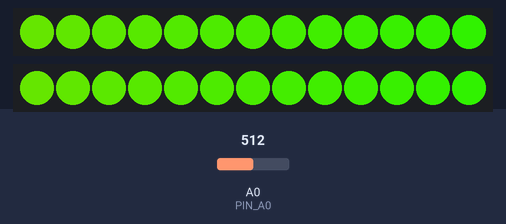
This sketch was run on a simulated Arduino Uno, built with avr-gcc and run on an emulated ATmega328P. On the bench: 2 × 13 RGB LEDs in strip order, left to right. Inputs (shaded band) come from the test bench; at power-on: A0 (PIN_A0) = 512. Dim RGB values are drawn brighter than linear.

Above: at 2.3 s.
2.6 s: A0 (PIN_A0) set to 75
6.4 s: A0 (PIN_A0) set to 67
At 7.4 s:
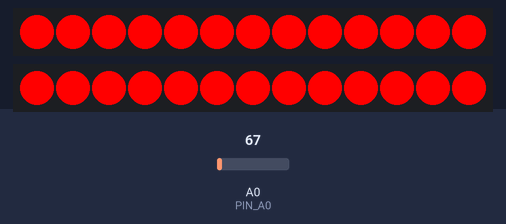
8.8 s: A0 (PIN_A0) set to 95
At 9.26 s:
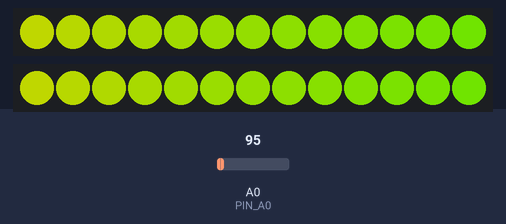
11.8 s: A0 (PIN_A0) set to 60
At 13.1 s:
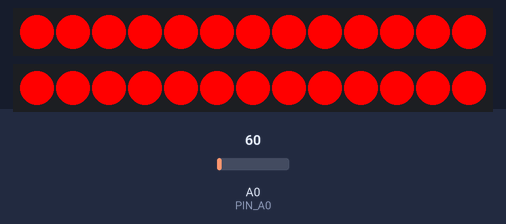
Timing chart, 0 to 14.8 s (numbered marks = the images above; inputs shaded):
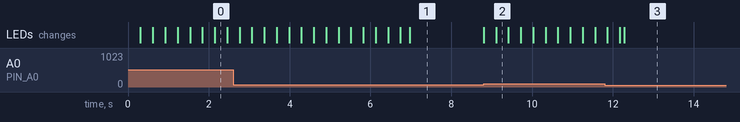

The sketch:

ZweiNeoPixelRinge.ino
```cpp
#include <Adafruit_NeoPixel.h>

#define PIN_A0 A0
#define PIN_2 2
#define PIN_3 3
#define NUMPIXELS 13 // Anzahl der LEDs im Ring
#define THRESHOLD 70 // Schwellenwert

//                           Dies ist der Code für den "Deko" Arduino der nicht für die Fahrfunktionen zuständig ist.

Adafruit_NeoPixel pixels_2(NUMPIXELS, PIN_2, NEO_GRB + NEO_KHZ800);
Adafruit_NeoPixel pixels_3(NUMPIXELS, PIN_3, NEO_GRB + NEO_KHZ800);

void setup() {
  pixels_2.begin();
  pixels_3.begin();
}

void loop() {
  int sensorValue = analogRead(PIN_A0);

  if (sensorValue > THRESHOLD) {
    setRainbow(pixels_2, pixels_3); // Regenbogen
  } else {
    setColor(pixels_2, pixels_3, 255, 0, 0); // Rot
  }
}

void setColor(Adafruit_NeoPixel &pixels_2, Adafruit_NeoPixel &pixels_3, int r, int g, int b) {
  for(int i=0; i<NUMPIXELS; i++) {
    pixels_2.setPixelColor(i, pixels_2.Color(r, g, b));
    pixels_3.setPixelColor(i, pixels_3.Color(r, g, b));
  }
  pixels_2.show();
  pixels_3.show();
}

void setRainbow(Adafruit_NeoPixel &pixels_2, Adafruit_NeoPixel &pixels_3) {
  uint16_t i, j;

  for(j=0; j<256; j++) { // j iteriert über 256 Schritte
    for(i=0; i< pixels_2.numPixels(); i++) { // i iteriert über jede LED
      pixels_2.setPixelColor(i, Wheel((i+j) & 255));
      pixels_3.setPixelColor(i, Wheel((i+j) & 255));
    }
    pixels_2.show();
    pixels_3.show();
    delay(5);
  }
}

// Input a value 0 to 255 to get a color value.
// The colours are a transition r - g - b - back to r.
uint32_t Wheel(byte WheelPos) {
  WheelPos = 255 - WheelPos;
  if(WheelPos < 85) {
    return pixels_2.Color(255 - WheelPos * 3, 0, WheelPos * 3);
  }
  if(WheelPos < 170) {
    WheelPos -= 85;
    return pixels_2.Color(0, WheelPos * 3, 255 - WheelPos * 3);
  }
  WheelPos -= 170;
  return pixels_2.Color(WheelPos * 3, 255 - WheelPos * 3, 0);
}
```

Measured:
- the behaviour switches between 71 and 70 on A0 (PIN_A0) (found by bisection; images 0 and 1)
- after the input at 8.8 s, the LEDs: first change at once (image 2 shows a later state)
